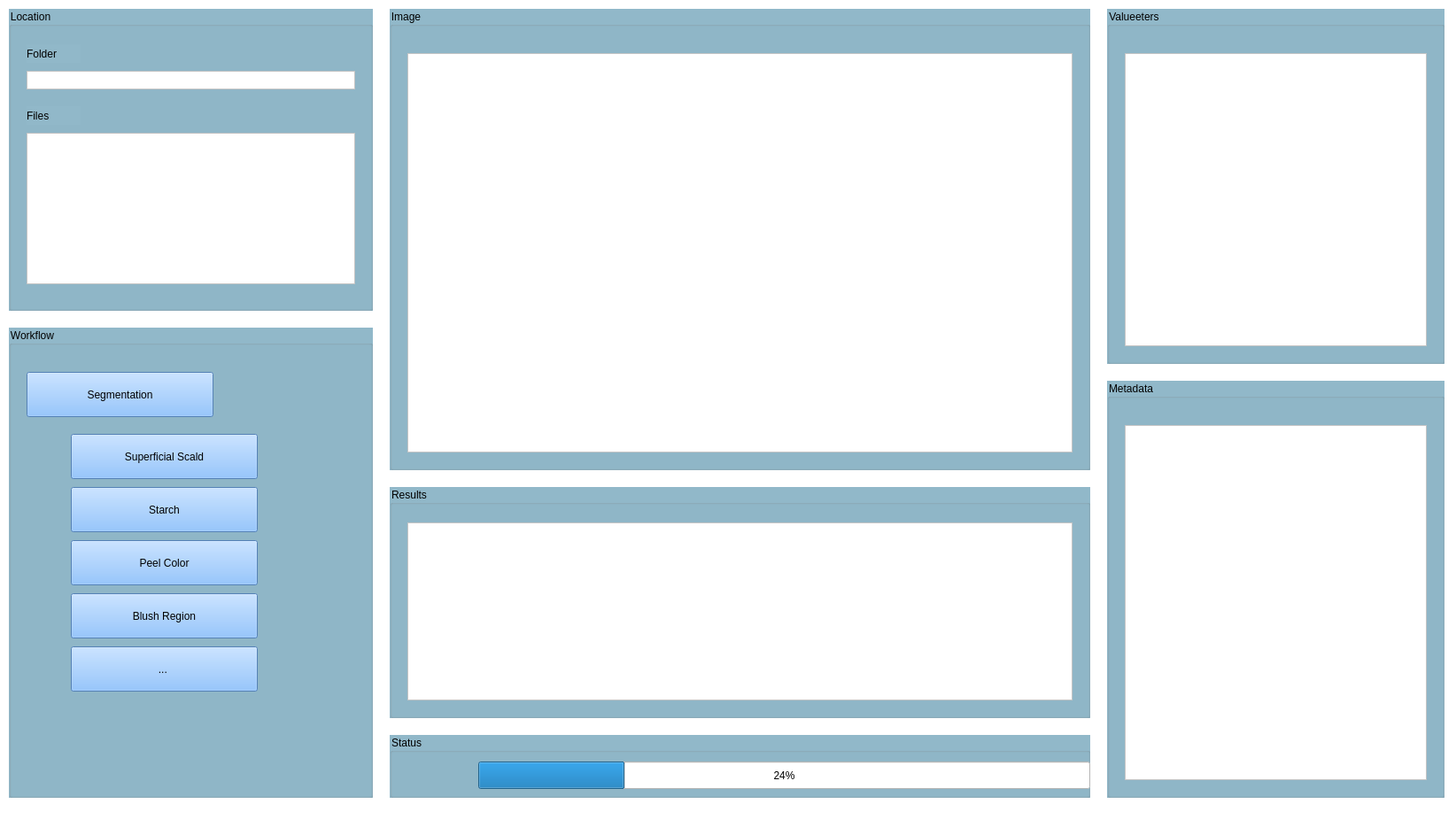
<?xml version="1.0" encoding="UTF-8"?>
<ui version="4.0">
 <class>DockWidget</class>
 <widget class="QDockWidget" name="DockWidget">
  <property name="geometry">
   <rect>
    <x>0</x>
    <y>0</y>
    <width>1644</width>
    <height>943</height>
   </rect>
  </property>
  <property name="styleSheet">
   <string notr="true">background-color: rgb(255, 255, 255);</string>
  </property>
  <property name="windowTitle">
   <string>DockWidget</string>
  </property>
  <widget class="QWidget" name="dockWidgetContents">
   <widget class="QGroupBox" name="groupBox">
    <property name="geometry">
     <rect>
      <x>10</x>
      <y>10</y>
      <width>411</width>
      <height>341</height>
     </rect>
    </property>
    <property name="styleSheet">
     <string notr="true">font: 30pt &quot;.AppleSystemUIFont&quot;;
color: rgb(0, 0, 0);
background-color: rgb(145, 184, 201);</string>
    </property>
    <property name="title">
     <string>Location</string>
    </property>
    <widget class="QLabel" name="label_2">
     <property name="geometry">
      <rect>
       <x>20</x>
       <y>40</y>
       <width>61</width>
       <height>21</height>
      </rect>
     </property>
     <property name="styleSheet">
      <string notr="true">font: 20pt &quot;.AppleSystemUIFont&quot;;
color: rgb(0, 0, 0);</string>
     </property>
     <property name="text">
      <string>Folder</string>
     </property>
    </widget>
    <widget class="QListWidget" name="cityList">
     <property name="geometry">
      <rect>
       <x>20</x>
       <y>70</y>
       <width>371</width>
       <height>21</height>
      </rect>
     </property>
     <property name="styleSheet">
      <string notr="true">background-color: rgb(255, 255, 255);</string>
     </property>
    </widget>
    <widget class="QListWidget" name="zipList">
     <property name="geometry">
      <rect>
       <x>20</x>
       <y>140</y>
       <width>371</width>
       <height>171</height>
      </rect>
     </property>
     <property name="styleSheet">
      <string notr="true">background-color: rgb(255, 255, 255);</string>
     </property>
    </widget>
    <widget class="QLabel" name="label_3">
     <property name="geometry">
      <rect>
       <x>20</x>
       <y>110</y>
       <width>61</width>
       <height>21</height>
      </rect>
     </property>
     <property name="styleSheet">
      <string notr="true">font: 20pt &quot;.AppleSystemUIFont&quot;;
color: rgb(0, 0, 0);</string>
     </property>
     <property name="text">
      <string>Files</string>
     </property>
    </widget>
   </widget>
   <widget class="QGroupBox" name="groupBox_2">
    <property name="geometry">
     <rect>
      <x>10</x>
      <y>370</y>
      <width>411</width>
      <height>531</height>
     </rect>
    </property>
    <property name="styleSheet">
     <string notr="true">font: 30pt &quot;.AppleSystemUIFont&quot;;
color: rgb(0, 0, 0);
background-color: rgb(145, 184, 201);</string>
    </property>
    <property name="title">
     <string>Workflow</string>
    </property>
    <widget class="QPushButton" name="pushButton">
     <property name="geometry">
      <rect>
       <x>20</x>
       <y>50</y>
       <width>211</width>
       <height>51</height>
      </rect>
     </property>
     <property name="styleSheet">
      <string notr="true">font: 25pt &quot;.AppleSystemUIFont&quot;;
background-color: rgb(118, 180, 255);</string>
     </property>
     <property name="text">
      <string>Segmentation</string>
     </property>
    </widget>
    <widget class="QPushButton" name="pushButton_2">
     <property name="geometry">
      <rect>
       <x>70</x>
       <y>180</y>
       <width>211</width>
       <height>51</height>
      </rect>
     </property>
     <property name="styleSheet">
      <string notr="true">font: 25pt &quot;.AppleSystemUIFont&quot;;
background-color: rgb(118, 180, 255);</string>
     </property>
     <property name="text">
      <string>Starch</string>
     </property>
    </widget>
    <widget class="QPushButton" name="pushButton_3">
     <property name="geometry">
      <rect>
       <x>70</x>
       <y>120</y>
       <width>211</width>
       <height>51</height>
      </rect>
     </property>
     <property name="styleSheet">
      <string notr="true">font: 25pt &quot;.AppleSystemUIFont&quot;;
background-color: rgb(118, 180, 255);</string>
     </property>
     <property name="text">
      <string>Superficial Scald</string>
     </property>
    </widget>
    <widget class="QPushButton" name="pushButton_4">
     <property name="geometry">
      <rect>
       <x>70</x>
       <y>240</y>
       <width>211</width>
       <height>51</height>
      </rect>
     </property>
     <property name="styleSheet">
      <string notr="true">font: 25pt &quot;.AppleSystemUIFont&quot;;
background-color: rgb(118, 180, 255);</string>
     </property>
     <property name="text">
      <string>Peel Color</string>
     </property>
    </widget>
    <widget class="QPushButton" name="pushButton_5">
     <property name="geometry">
      <rect>
       <x>70</x>
       <y>300</y>
       <width>211</width>
       <height>51</height>
      </rect>
     </property>
     <property name="styleSheet">
      <string notr="true">font: 25pt &quot;.AppleSystemUIFont&quot;;
background-color: rgb(118, 180, 255);</string>
     </property>
     <property name="text">
      <string>Blush Region</string>
     </property>
    </widget>
    <widget class="QPushButton" name="pushButton_6">
     <property name="geometry">
      <rect>
       <x>70</x>
       <y>360</y>
       <width>211</width>
       <height>51</height>
      </rect>
     </property>
     <property name="styleSheet">
      <string notr="true">font: 25pt &quot;.AppleSystemUIFont&quot;;
background-color: rgb(118, 180, 255);</string>
     </property>
     <property name="text">
      <string>... </string>
     </property>
    </widget>
   </widget>
   <widget class="QGroupBox" name="groupBox_3">
    <property name="geometry">
     <rect>
      <x>1250</x>
      <y>10</y>
      <width>381</width>
      <height>401</height>
     </rect>
    </property>
    <property name="styleSheet">
     <string notr="true">font: 30pt &quot;.AppleSystemUIFont&quot;;
color: rgb(0, 0, 0);
background-color: rgb(145, 184, 201);</string>
    </property>
    <property name="title">
     <string>Valueeters</string>
    </property>
    <widget class="QListWidget" name="zipList_2">
     <property name="geometry">
      <rect>
       <x>20</x>
       <y>50</y>
       <width>341</width>
       <height>331</height>
      </rect>
     </property>
     <property name="styleSheet">
      <string notr="true">background-color: rgb(255, 255, 255);</string>
     </property>
    </widget>
   </widget>
   <widget class="QGroupBox" name="groupBox_4">
    <property name="geometry">
     <rect>
      <x>440</x>
      <y>830</y>
      <width>791</width>
      <height>71</height>
     </rect>
    </property>
    <property name="styleSheet">
     <string notr="true">font: 30pt &quot;.AppleSystemUIFont&quot;;
color: rgb(0, 0, 0);
background-color: rgb(145, 184, 201);</string>
    </property>
    <property name="title">
     <string>Status</string>
    </property>
    <widget class="QProgressBar" name="progressBar">
     <property name="geometry">
      <rect>
       <x>100</x>
       <y>30</y>
       <width>691</width>
       <height>31</height>
      </rect>
     </property>
     <property name="styleSheet">
      <string notr="true">background-color: rgb(255, 255, 255);</string>
     </property>
     <property name="value">
      <number>24</number>
     </property>
    </widget>
   </widget>
   <widget class="QGroupBox" name="groupBox_5">
    <property name="geometry">
     <rect>
      <x>1250</x>
      <y>430</y>
      <width>381</width>
      <height>471</height>
     </rect>
    </property>
    <property name="styleSheet">
     <string notr="true">font: 30pt &quot;.AppleSystemUIFont&quot;;
color: rgb(0, 0, 0);
background-color: rgb(145, 184, 201);</string>
    </property>
    <property name="title">
     <string>Metadata</string>
    </property>
    <widget class="QListWidget" name="zipList_3">
     <property name="geometry">
      <rect>
       <x>20</x>
       <y>50</y>
       <width>341</width>
       <height>401</height>
      </rect>
     </property>
     <property name="styleSheet">
      <string notr="true">background-color: rgb(255, 255, 255);</string>
     </property>
    </widget>
   </widget>
   <widget class="QGroupBox" name="groupBox_6">
    <property name="geometry">
     <rect>
      <x>440</x>
      <y>10</y>
      <width>791</width>
      <height>521</height>
     </rect>
    </property>
    <property name="styleSheet">
     <string notr="true">font: 30pt &quot;.AppleSystemUIFont&quot;;
color: rgb(0, 0, 0);
background-color: rgb(145, 184, 201);</string>
    </property>
    <property name="title">
     <string>Image</string>
    </property>
    <widget class="QListWidget" name="zipList_4">
     <property name="geometry">
      <rect>
       <x>20</x>
       <y>50</y>
       <width>751</width>
       <height>451</height>
      </rect>
     </property>
     <property name="styleSheet">
      <string notr="true">background-color: rgb(255, 255, 255);</string>
     </property>
    </widget>
   </widget>
   <widget class="QGroupBox" name="groupBox_7">
    <property name="geometry">
     <rect>
      <x>440</x>
      <y>550</y>
      <width>791</width>
      <height>261</height>
     </rect>
    </property>
    <property name="styleSheet">
     <string notr="true">font: 30pt &quot;.AppleSystemUIFont&quot;;
color: rgb(0, 0, 0);
background-color: rgb(145, 184, 201);</string>
    </property>
    <property name="title">
     <string>Results</string>
    </property>
    <widget class="QListWidget" name="zipList_5">
     <property name="geometry">
      <rect>
       <x>20</x>
       <y>40</y>
       <width>751</width>
       <height>201</height>
      </rect>
     </property>
     <property name="styleSheet">
      <string notr="true">background-color: rgb(255, 255, 255);</string>
     </property>
    </widget>
   </widget>
  </widget>
 </widget>
 <resources/>
 <connections/>
</ui>
